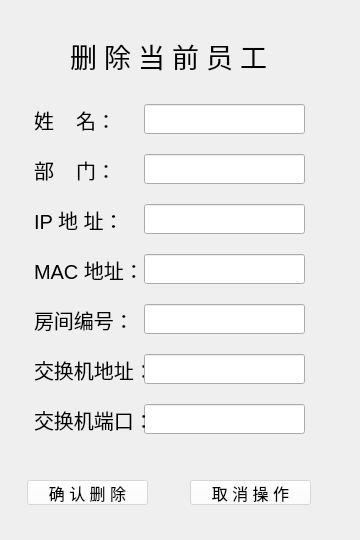
<?xml version="1.0" encoding="UTF-8"?>
<ui version="4.0">
 <class>del_form</class>
 <widget class="QWidget" name="del_form">
  <property name="geometry">
   <rect>
    <x>0</x>
    <y>0</y>
    <width>360</width>
    <height>540</height>
   </rect>
  </property>
  <property name="windowTitle">
   <string>Form</string>
  </property>
  <property name="styleSheet">
   <string notr="true">#del_form{
image: url(:/添加窗口.png);
}</string>
  </property>
  <widget class="QLabel" name="title_label">
   <property name="geometry">
    <rect>
     <x>70</x>
     <y>30</y>
     <width>211</width>
     <height>51</height>
    </rect>
   </property>
   <property name="font">
    <font>
     <family>方正大黑简体</family>
     <pointsize>20</pointsize>
    </font>
   </property>
   <property name="styleSheet">
    <string notr="true">QLable{
font-color:rgb(255,255,255);
}</string>
   </property>
   <property name="text">
    <string>删 除 当 前 员 工</string>
   </property>
  </widget>
  <widget class="QLabel" name="user_label">
   <property name="enabled">
    <bool>true</bool>
   </property>
   <property name="geometry">
    <rect>
     <x>34</x>
     <y>104</y>
     <width>111</width>
     <height>31</height>
    </rect>
   </property>
   <property name="font">
    <font>
     <pointsize>15</pointsize>
    </font>
   </property>
   <property name="styleSheet">
    <string notr="true"/>
   </property>
   <property name="text">
    <string>姓    名：</string>
   </property>
  </widget>
  <widget class="QLineEdit" name="user_lineEdit">
   <property name="geometry">
    <rect>
     <x>144</x>
     <y>104</y>
     <width>161</width>
     <height>30</height>
    </rect>
   </property>
   <property name="font">
    <font>
     <pointsize>15</pointsize>
    </font>
   </property>
   <property name="text">
    <string/>
   </property>
  </widget>
  <widget class="QLineEdit" name="dept_lineEdit">
   <property name="geometry">
    <rect>
     <x>144</x>
     <y>154</y>
     <width>161</width>
     <height>30</height>
    </rect>
   </property>
   <property name="font">
    <font>
     <pointsize>15</pointsize>
    </font>
   </property>
  </widget>
  <widget class="QLabel" name="dept_label">
   <property name="geometry">
    <rect>
     <x>34</x>
     <y>154</y>
     <width>111</width>
     <height>31</height>
    </rect>
   </property>
   <property name="font">
    <font>
     <pointsize>15</pointsize>
    </font>
   </property>
   <property name="text">
    <string>部    门：</string>
   </property>
  </widget>
  <widget class="QPushButton" name="del_btn">
   <property name="geometry">
    <rect>
     <x>27</x>
     <y>480</y>
     <width>121</width>
     <height>25</height>
    </rect>
   </property>
   <property name="font">
    <font>
     <pointsize>12</pointsize>
    </font>
   </property>
   <property name="styleSheet">
    <string notr="true">QPushButton{
background-color: rgba(255, 255, 255,50%)
}</string>
   </property>
   <property name="text">
    <string>确 认 删 除</string>
   </property>
  </widget>
  <widget class="QPushButton" name="cancel_btn">
   <property name="geometry">
    <rect>
     <x>190</x>
     <y>480</y>
     <width>121</width>
     <height>25</height>
    </rect>
   </property>
   <property name="font">
    <font>
     <pointsize>12</pointsize>
    </font>
   </property>
   <property name="styleSheet">
    <string notr="true">QPushButton{
background-color: rgba(255, 255, 255,50%)
}</string>
   </property>
   <property name="text">
    <string>取 消 操 作</string>
   </property>
  </widget>
  <widget class="QLabel" name="mac_label">
   <property name="geometry">
    <rect>
     <x>34</x>
     <y>254</y>
     <width>111</width>
     <height>31</height>
    </rect>
   </property>
   <property name="font">
    <font>
     <pointsize>15</pointsize>
    </font>
   </property>
   <property name="text">
    <string>MAC 地址：</string>
   </property>
  </widget>
  <widget class="QLabel" name="ip_label">
   <property name="geometry">
    <rect>
     <x>34</x>
     <y>204</y>
     <width>111</width>
     <height>31</height>
    </rect>
   </property>
   <property name="font">
    <font>
     <pointsize>15</pointsize>
    </font>
   </property>
   <property name="text">
    <string>IP 地 址：</string>
   </property>
  </widget>
  <widget class="QLineEdit" name="mac_lineEdit">
   <property name="geometry">
    <rect>
     <x>144</x>
     <y>254</y>
     <width>161</width>
     <height>30</height>
    </rect>
   </property>
   <property name="font">
    <font>
     <pointsize>15</pointsize>
    </font>
   </property>
   <property name="text">
    <string/>
   </property>
  </widget>
  <widget class="QLineEdit" name="ip_lineEdit">
   <property name="geometry">
    <rect>
     <x>144</x>
     <y>204</y>
     <width>161</width>
     <height>30</height>
    </rect>
   </property>
   <property name="font">
    <font>
     <pointsize>15</pointsize>
    </font>
   </property>
   <property name="text">
    <string/>
   </property>
  </widget>
  <widget class="QLineEdit" name="room_lineEdit">
   <property name="geometry">
    <rect>
     <x>144</x>
     <y>304</y>
     <width>161</width>
     <height>30</height>
    </rect>
   </property>
   <property name="font">
    <font>
     <pointsize>15</pointsize>
    </font>
   </property>
   <property name="text">
    <string/>
   </property>
  </widget>
  <widget class="QLabel" name="room_label">
   <property name="geometry">
    <rect>
     <x>34</x>
     <y>304</y>
     <width>111</width>
     <height>31</height>
    </rect>
   </property>
   <property name="font">
    <font>
     <pointsize>15</pointsize>
    </font>
   </property>
   <property name="text">
    <string>房间编号：</string>
   </property>
  </widget>
  <widget class="QLabel" name="switch_label">
   <property name="geometry">
    <rect>
     <x>34</x>
     <y>354</y>
     <width>111</width>
     <height>31</height>
    </rect>
   </property>
   <property name="font">
    <font>
     <pointsize>15</pointsize>
    </font>
   </property>
   <property name="text">
    <string>交换机地址：</string>
   </property>
  </widget>
  <widget class="QLineEdit" name="switch_lineEdit">
   <property name="geometry">
    <rect>
     <x>144</x>
     <y>354</y>
     <width>161</width>
     <height>30</height>
    </rect>
   </property>
   <property name="font">
    <font>
     <pointsize>15</pointsize>
    </font>
   </property>
   <property name="text">
    <string/>
   </property>
  </widget>
  <widget class="QLineEdit" name="port_lineEdit">
   <property name="geometry">
    <rect>
     <x>144</x>
     <y>404</y>
     <width>161</width>
     <height>30</height>
    </rect>
   </property>
   <property name="font">
    <font>
     <pointsize>15</pointsize>
    </font>
   </property>
   <property name="text">
    <string/>
   </property>
  </widget>
  <widget class="QLabel" name="port_label">
   <property name="geometry">
    <rect>
     <x>34</x>
     <y>404</y>
     <width>111</width>
     <height>31</height>
    </rect>
   </property>
   <property name="font">
    <font>
     <pointsize>15</pointsize>
    </font>
   </property>
   <property name="text">
    <string>交换机端口：</string>
   </property>
  </widget>
 </widget>
 <tabstops>
  <tabstop>user_lineEdit</tabstop>
  <tabstop>dept_lineEdit</tabstop>
  <tabstop>ip_lineEdit</tabstop>
  <tabstop>mac_lineEdit</tabstop>
  <tabstop>room_lineEdit</tabstop>
  <tabstop>switch_lineEdit</tabstop>
  <tabstop>port_lineEdit</tabstop>
  <tabstop>del_btn</tabstop>
  <tabstop>cancel_btn</tabstop>
 </tabstops>
 <resources>
  <include location="pic.qrc"/>
 </resources>
 <connections/>
</ui>
